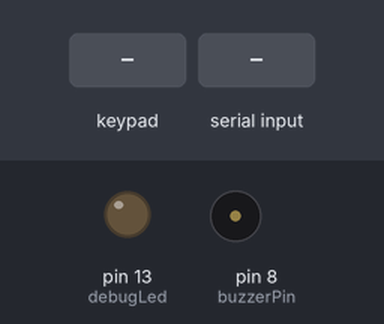
The sketch below on a simulated Arduino Mega 2560, built with avr-gcc and run on an emulated ATmega2560. On the bench: output pins drawn as LEDs (lit = HIGH), buzzer (waves = sounding). The test bench sets the inputs (shaded band).

Above: at 1.2 s.
1.3 s: keypad keys 3 0 3 1 3 2 3 3 pressed 0.4 s apart
At 1.46 s:
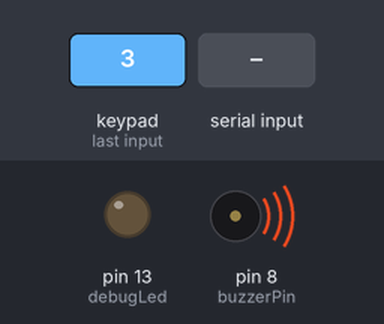
6.0 s: "1\n" received over Serial
At 7.4 s:
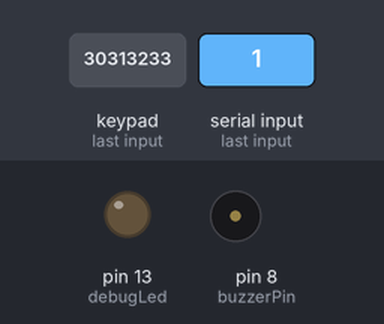
Timing chart, 0 to 9.0 s (numbered marks = the images above; inputs shaded):
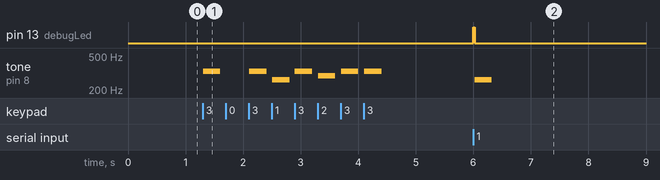

The sketch:

RhythmFit.ino
```cpp
#include <Keypad.h>

const int buzzerPin   = 8;            // passive buzzer + → D8, – → GND
const int debugLed    = LED_BUILTIN;  // onboard LED to show serial hits
const int MAX_EVENTS  = 100;

// keypad wiring
const byte ROWS = 4, COLS = 4;
byte rowPins[ROWS] = {30, 31, 32, 33};
byte colPins[COLS] = {34, 35, 36, 37};
char keys[ROWS][COLS] = {
  {'1','2','3','A'},
  {'4','5','6','B'},
  {'7','8','9','C'},
  {'*','0','#','D'}
};
Keypad keypad(makeKeymap(keys), rowPins, colPins, ROWS, COLS);

// note tables
const int lowOct[8]  = {0, 262, 294, 330, 349, 392, 440, 494};
const int highOct[8] = {0, 523, 587, 659, 698, 784, 880, 988};

bool useHighOctave = false;
int  recorded[MAX_EVENTS];
int  recordCount   = 0;
bool recording     = false;
unsigned long recordStart = 0;
int  lastReceived  = -1;

// play a pitched note
void playNote(int idx, int duration=300) {
  if (idx<1 || idx>7) return;
  int freq = useHighOctave ? highOct[idx] : lowOct[idx];
  tone(buzzerPin, freq, duration);
  delay(duration + 20);
  noTone(buzzerPin);
}

// half‐second beep for C/D
void beepShort() {
  tone(buzzerPin, 1000, 500);
  delay(550);
  noTone(buzzerPin);
}

void setup(){
  Serial.begin(9600);
  pinMode(buzzerPin, OUTPUT);
  pinMode(debugLed, OUTPUT);
}

void loop(){
  // —— Serial parser ——
  static char buf[16];
  static uint8_t bi = 0;
  while(Serial.available()){
    char c = Serial.read();
    if(c=='\r') continue;
    if(c=='\n'){
      if(bi){
        int v=-1;
        for(uint8_t i=0;i<bi;i++){
          if(isDigit(buf[i])){
            v=buf[i]-'0';
            break;
          }
        }
        if(v>=1 && v<=7 && v!=lastReceived){
          // flash LED
          digitalWrite(debugLed, HIGH);
          delay(20);
          digitalWrite(debugLed, LOW);
          // record & play
          if(recording && recordCount<MAX_EVENTS){
            recorded[recordCount++] = v;
          }
          playNote(v);
          lastReceived = v;
        }
      }
      bi = 0;
    } else if(bi < sizeof(buf)-1){
      buf[bi++] = c;
    }
  }

  // —— Keypad handling ——
  char k = keypad.getKey();
  if(k){
    switch(k){
      case 'A':
        useHighOctave = false;
        playNote(1,200);
        break;
      case 'B':
        useHighOctave = true;
        playNote(1,200);
        break;
      case 'C':
        // start 30 s recording
        recordCount  = 0;
        recording    = true;
        recordStart  = millis();
        lastReceived = -1;
        beepShort();
        break;
      case 'D':
        // end or manual playback
        beepShort();
        for(int i=0; i<recordCount; i++){
          playNote(recorded[i]);
          delay(50);
        }
        break;
      case '1': case '2': case '3':
      case '4': case '5': case '6': case '7': {
        int v = k - '0';
        if(recording && v != lastReceived && recordCount<MAX_EVENTS){
          recorded[recordCount++] = v;
          lastReceived = v;
        }
        playNote(v);
        break;
      }
      default:
        break;
    }
  }

  // —— Auto-stop 30 s recording ——
  if(recording && millis() - recordStart >= 30000){
    recording = false;
    beepShort();
  }
}
```

Measured:
- after the input at 1.3 s, tone on pin 8 (buzzerPin): plays 330 Hz for 0.30 s, 330 Hz for 0.30 s, 262 Hz for 0.30 s, 330 Hz for 0.30 s, 294 Hz for 0.30 s, 330 Hz for 0.30 s … (7 notes in this stretch), starting at once
- after the input at 6.0 s, pin 13 (debugLed): LOW → HIGH at once, → LOW 0.02 s later; tone on pin 8 (buzzerPin): silent → 262 Hz at once, → silent 0.30 s later
